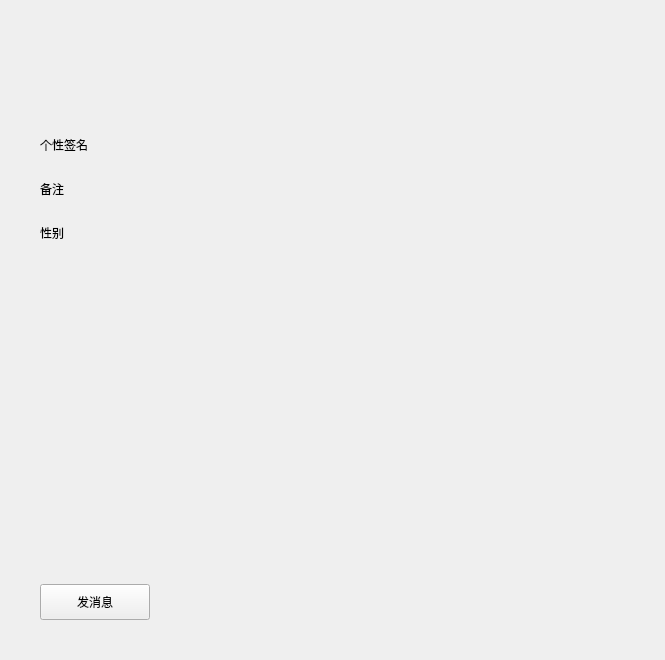
<?xml version="1.0" encoding="UTF-8"?>
<ui version="4.0">
 <class>FriendInfoPage</class>
 <widget class="QWidget" name="FriendInfoPage">
  <property name="geometry">
   <rect>
    <x>0</x>
    <y>0</y>
    <width>665</width>
    <height>660</height>
   </rect>
  </property>
  <property name="windowTitle">
   <string>Form</string>
  </property>
  <layout class="QVBoxLayout" name="verticalLayout">
   <property name="leftMargin">
    <number>40</number>
   </property>
   <property name="topMargin">
    <number>40</number>
   </property>
   <property name="rightMargin">
    <number>40</number>
   </property>
   <property name="bottomMargin">
    <number>40</number>
   </property>
   <item>
    <layout class="QHBoxLayout" name="headLayout">
     <property name="spacing">
      <number>15</number>
     </property>
     <item>
      <widget class="QLabel" name="icon_lb">
       <property name="minimumSize">
        <size>
         <width>60</width>
         <height>60</height>
        </size>
       </property>
       <property name="maximumSize">
        <size>
         <width>60</width>
         <height>60</height>
        </size>
       </property>
       <property name="text">
        <string/>
       </property>
       <property name="scaledContents">
        <bool>true</bool>
       </property>
      </widget>
     </item>
     <item>
      <layout class="QVBoxLayout" name="nameLayout">
       <property name="spacing">
        <number>5</number>
       </property>
       <item>
        <widget class="QLabel" name="name_lb">
         <property name="text">
          <string/>
         </property>
        </widget>
       </item>
       <item>
        <widget class="QLabel" name="nick_lb">
         <property name="text">
          <string/>
         </property>
        </widget>
       </item>
      </layout>
     </item>
    </layout>
   </item>
   <item>
    <spacer name="verticalSpacer_2">
     <property name="orientation">
      <enum>Qt::Vertical</enum>
     </property>
     <property name="sizeType">
      <enum>QSizePolicy::Fixed</enum>
     </property>
     <property name="sizeHint" stdset="0">
      <size>
       <width>20</width>
       <height>30</height>
      </size>
     </property>
    </spacer>
   </item>
   <item>
    <widget class="QLabel" name="desc_tip">
     <property name="text">
      <string>个性签名</string>
     </property>
    </widget>
   </item>
   <item>
    <widget class="QLabel" name="desc_lb">
     <property name="text">
      <string/>
     </property>
    </widget>
   </item>
   <item>
    <widget class="QLabel" name="bak_tip">
     <property name="text">
      <string>备注</string>
     </property>
    </widget>
   </item>
   <item>
    <widget class="QLabel" name="bak_lb">
     <property name="text">
      <string/>
     </property>
    </widget>
   </item>
   <item>
    <widget class="QLabel" name="sex_tip">
     <property name="text">
      <string>性别</string>
     </property>
    </widget>
   </item>
   <item>
    <widget class="QLabel" name="sex_lb">
     <property name="text">
      <string/>
     </property>
    </widget>
   </item>
   <item>
    <spacer name="verticalSpacer">
     <property name="orientation">
      <enum>Qt::Vertical</enum>
     </property>
     <property name="sizeHint" stdset="0">
      <size>
       <width>20</width>
       <height>100</height>
      </size>
     </property>
    </spacer>
   </item>
   <item>
    <layout class="QHBoxLayout" name="btnLayout">
     <item>
      <widget class="ClickedBtn" name="msg_chat">
       <property name="minimumSize">
        <size>
         <width>110</width>
         <height>36</height>
        </size>
       </property>
       <property name="maximumSize">
        <size>
         <width>110</width>
         <height>36</height>
        </size>
       </property>
       <property name="text">
        <string>发消息</string>
       </property>
      </widget>
     </item>
     <item>
      <spacer name="btnSpacer">
       <property name="orientation">
        <enum>Qt::Horizontal</enum>
       </property>
       <property name="sizeHint" stdset="0">
        <size>
         <width>40</width>
         <height>20</height>
        </size>
       </property>
      </spacer>
     </item>
    </layout>
   </item>
  </layout>
 </widget>
 <customwidgets>
  <customwidget>
   <class>ClickedBtn</class>
   <extends>QPushButton</extends>
   <header>clickedbtn.h</header>
  </customwidget>
 </customwidgets>
 <resources/>
 <connections/>
</ui>
